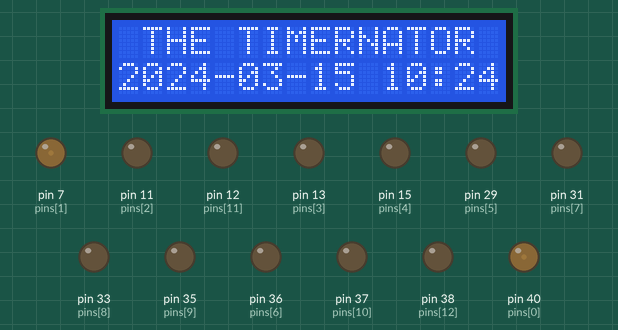
Simulated run of this program. Board: Raspberry Pi (header pin numbers). On the bench: 16×2 character LCD, output pins drawn as LEDs (lit = HIGH). The clock reads 2024-03-15 10:24:30 at power-on unless the program sets it.

Above: at 0.51 s.
At 4.42 s:
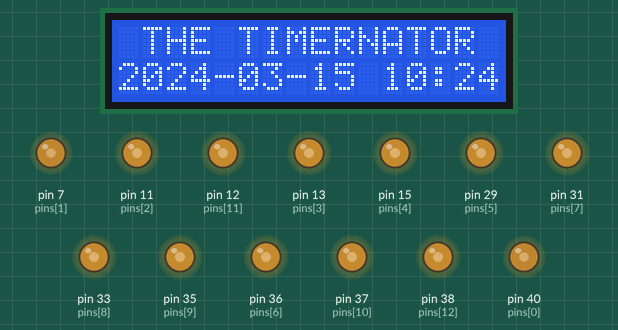
At 10.4 s:
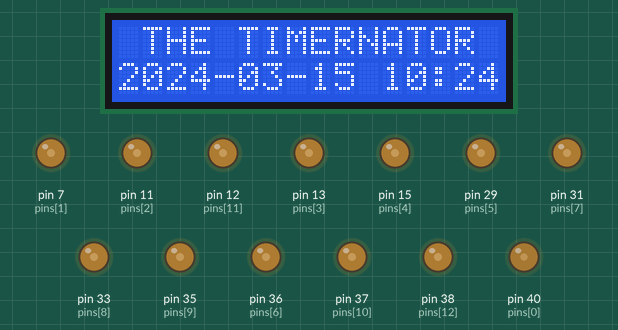
At 20.13 s:
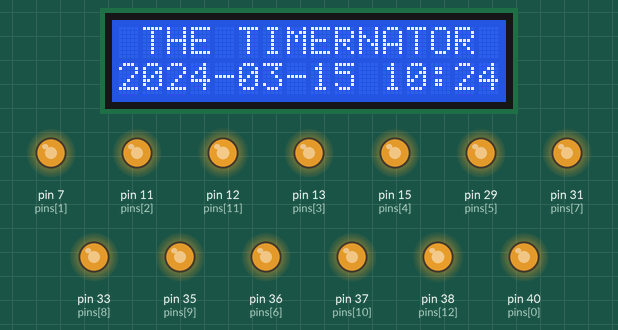
At 33.65 s:
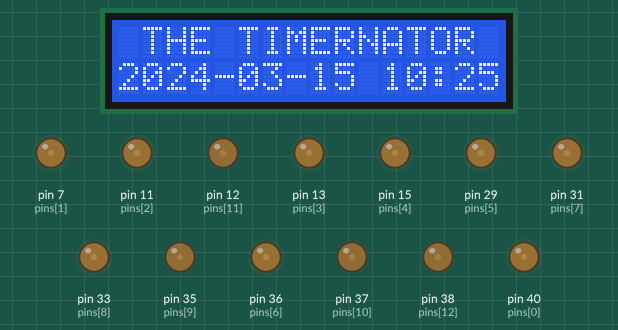
At 39.6 s:
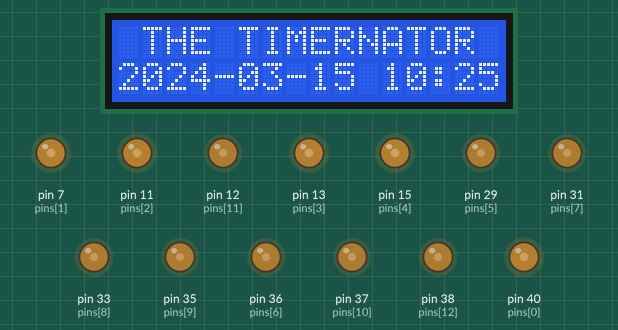
Timing chart, 0 to 40.0 s (numbered marks = the images above):
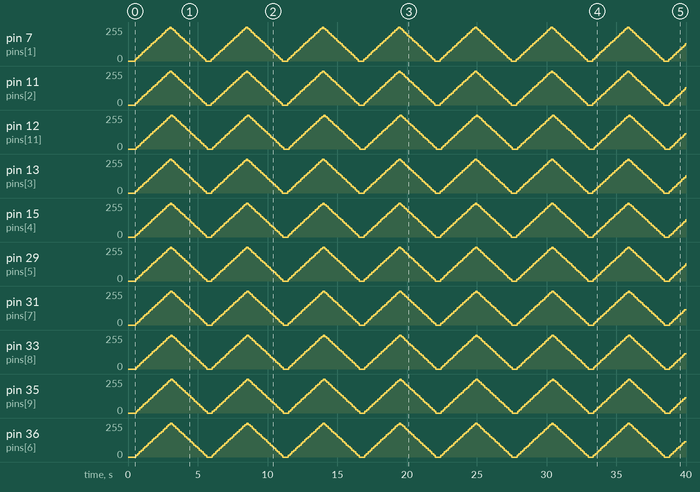

The program:

The_Timernator.py
```python
# The Timernator Clock Python Program
# example:

# Note: be mindful while working with
# electronics. There are mistakes that
# cannot be corrected should you ignore
# any basic electronics rules. Electronics
# demands basic math skills and knowledge
# of electronics components alike.

# Items needed are as follows:

# Respberry Pi 4 = 1
# breadboard = 1
# LCD display = 1
# LEDs = 13
# 220 ohm resistor = 13
# jumper wire = 17+2 for the Rasp fan

# Note: use two other jumper wires for
# the Raspberry Pi 4 fan, while in use/
# operation.

# We will use the breadboard method:

# GPIO.setmode(GPIO.BOARD)

# This method is for the GPIO pinouts
# not the GPIO numbers, such as BCM

# You can also use the Broadcom SOC
# Channel method if you prefer:

# GPIO.setmode(GPIO.BCM)
# This allows GPIO numbers, not GPIO
# pinouts, such as the breadboard
# method illustrates in our Python
# program example:

from time import sleep as wait
from datetime import datetime
import RPi.GPIO as GPIO,drivers

# Breadboard Metod:
# Actual GPIO Pinouts

pins=(40,7,11,13,15,29,
36,31,33,35,37,12,38)

hz=500

GPIO.setmode(GPIO.BOARD) # breadboard method
GPIO.setwarnings(False) # disable setwarnings
display=drivers.Lcd() # enable the LCD display

display.lcd_clear() # clear the LCD screen

for i in pins:
    GPIO.setup(i,GPIO.OUT)
    GPIO.output(i,GPIO.LOW)

def red_leds_breathe():

    a0=GPIO.PWM(pins[0],hz)
    a1=GPIO.PWM(pins[1],hz)
    a2=GPIO.PWM(pins[2],hz)
    a3=GPIO.PWM(pins[3],hz)
    a4=GPIO.PWM(pins[4],hz)
    a5=GPIO.PWM(pins[5],hz)
    a6=GPIO.PWM(pins[6],hz)
    a7=GPIO.PWM(pins[7],hz)
    a8=GPIO.PWM(pins[8],hz)
    a9=GPIO.PWM(pins[9],hz)
    a10=GPIO.PWM(pins[10],hz)
    a11=GPIO.PWM(pins[11],hz)
    a12=GPIO.PWM(pins[12],hz)

    dimmer=(a0,a1,a2,a3,a4,a5,
    a6,a7,a8,a9,a10,a11,a12)

    for i in range(0,100,5):
        for j in dimmer:
            j.start(0)
            j.ChangeDutyCycle(i)
            wait(.01)

    for i in range(100,-1,-5):
        for j in dimmer:
            j.start(0)
            j.ChangeDutyCycle(i)
            wait(.01)

while True:
    try:
        display.lcd_display_string(
        ' THE TIMERNATOR', 1)
        display.lcd_display_string(
        str(datetime.now()), 2)
        red_leds_breathe() # call the function

# Note: it is recomended that you setup
# a KeyboardInterrupt handler to force
# the GPIO pins to return to a low state/off.

# GPIO.cleanup() sets all GPIO pins to LOW/OFF

    except KeyboardInterrupt:
        print('\nStop program Execution/run:')
        print('cleanup/release all GPIO pinouts \
to LOW state.')
        display.lcd_clear()
        display.lcd_backlight(0)
        GPIO.cleanup()
        break
```
